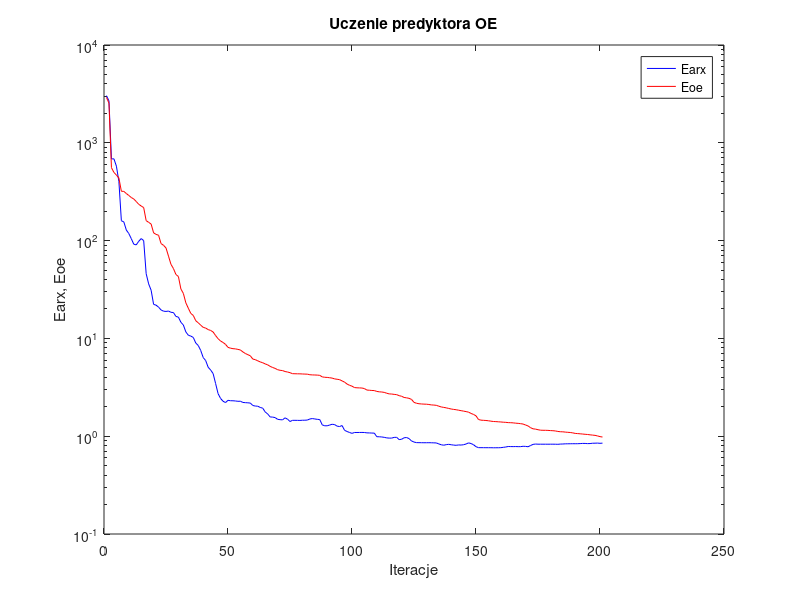
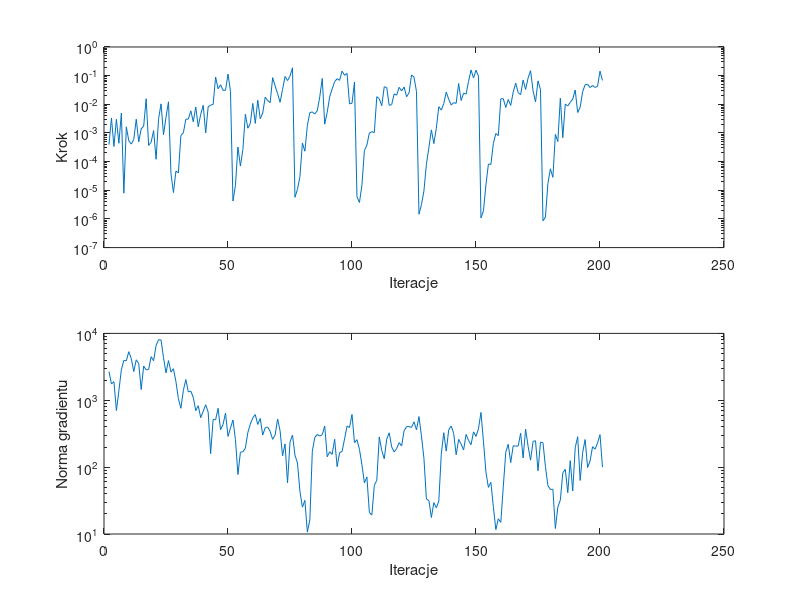

Recreate these plots in MATLAB, in order.
%uczenie predyktora oe
clear all;
n=0; farx(n+1)=3.036215e+003; foe(n+1)=2.906938e+003; wspucz(n+1)=0.000000e+000; ng(n+1)=0.000000e+000;
%odnowa zmiennej metryki
n=1; farx(n+1)=2.683069e+003; foe(n+1)=2.543790e+003; krok(n+1)=3.909299e-004; ng(n+1)=2.696654e+003;
n=2; farx(n+1)=6.844406e+002; foe(n+1)=5.570553e+002; krok(n+1)=3.334617e-003; ng(n+1)=1.750730e+003;
n=3; farx(n+1)=6.857392e+002; foe(n+1)=4.977912e+002; krok(n+1)=3.383827e-004; ng(n+1)=1.900876e+003;
n=4; farx(n+1)=5.769987e+002; foe(n+1)=4.677191e+002; krok(n+1)=2.990450e-003; ng(n+1)=7.008665e+002;
n=5; farx(n+1)=4.031647e+002; foe(n+1)=4.370908e+002; krok(n+1)=4.375567e-004; ng(n+1)=1.390841e+003;
n=6; farx(n+1)=1.596561e+002; foe(n+1)=3.194497e+002; krok(n+1)=4.926484e-003; ng(n+1)=2.854763e+003;
n=7; farx(n+1)=1.550749e+002; foe(n+1)=3.186096e+002; krok(n+1)=7.920990e-006; ng(n+1)=3.946560e+003;
n=8; farx(n+1)=1.282601e+002; foe(n+1)=3.030234e+002; krok(n+1)=1.635770e-003; ng(n+1)=3.903301e+003;
n=9; farx(n+1)=1.180936e+002; foe(n+1)=2.892701e+002; krok(n+1)=5.333789e-004; ng(n+1)=5.325119e+003;
n=10; farx(n+1)=1.047278e+002; foe(n+1)=2.759643e+002; krok(n+1)=4.090422e-004; ng(n+1)=4.183654e+003;
n=11; farx(n+1)=9.187422e+001; foe(n+1)=2.661721e+002; krok(n+1)=5.939298e-004; ng(n+1)=2.688059e+003;
n=12; farx(n+1)=9.045691e+001; foe(n+1)=2.511274e+002; krok(n+1)=3.011555e-003; ng(n+1)=4.025541e+003;
n=13; farx(n+1)=9.839160e+001; foe(n+1)=2.349778e+002; krok(n+1)=4.912482e-004; ng(n+1)=3.537044e+003;
n=14; farx(n+1)=1.049138e+002; foe(n+1)=2.259084e+002; krok(n+1)=1.389400e-003; ng(n+1)=1.447859e+003;
n=15; farx(n+1)=9.995792e+001; foe(n+1)=2.175357e+002; krok(n+1)=1.750227e-003; ng(n+1)=3.253552e+003;
n=16; farx(n+1)=4.591765e+001; foe(n+1)=1.599457e+002; krok(n+1)=1.569591e-002; ng(n+1)=2.847860e+003;
n=17; farx(n+1)=3.609977e+001; foe(n+1)=1.537509e+002; krok(n+1)=3.679918e-004; ng(n+1)=2.889760e+003;
n=18; farx(n+1)=3.109604e+001; foe(n+1)=1.476668e+002; krok(n+1)=4.770094e-004; ng(n+1)=4.487695e+003;
n=19; farx(n+1)=2.228478e+001; foe(n+1)=1.200115e+002; krok(n+1)=1.207660e-003; ng(n+1)=3.906854e+003;
n=20; farx(n+1)=2.187651e+001; foe(n+1)=1.157649e+002; krok(n+1)=1.209232e-004; ng(n+1)=6.627517e+003;
n=21; farx(n+1)=2.086880e+001; foe(n+1)=1.134757e+002; krok(n+1)=3.113587e-003; ng(n+1)=8.052160e+003;
n=22; farx(n+1)=1.955139e+001; foe(n+1)=9.324070e+001; krok(n+1)=1.034736e-002; ng(n+1)=7.982477e+003;
n=23; farx(n+1)=1.898813e+001; foe(n+1)=8.952067e+001; krok(n+1)=8.684522e-004; ng(n+1)=4.327417e+003;
n=24; farx(n+1)=1.886751e+001; foe(n+1)=8.414632e+001; krok(n+1)=3.559503e-003; ng(n+1)=2.569572e+003;
n=25; farx(n+1)=1.903859e+001; foe(n+1)=6.941183e+001; krok(n+1)=1.226153e-002; ng(n+1)=3.922100e+003;
%odnowa zmiennej metryki
n=26; farx(n+1)=1.849279e+001; foe(n+1)=5.718765e+001; krok(n+1)=3.806275e-005; ng(n+1)=2.641077e+003;
n=27; farx(n+1)=1.837745e+001; foe(n+1)=5.180264e+001; krok(n+1)=8.329312e-006; ng(n+1)=2.961573e+003;
n=28; farx(n+1)=1.677219e+001; foe(n+1)=4.501631e+001; krok(n+1)=4.673612e-005; ng(n+1)=1.900912e+003;
n=29; farx(n+1)=1.650665e+001; foe(n+1)=4.294849e+001; krok(n+1)=4.041022e-005; ng(n+1)=1.054754e+003;
n=30; farx(n+1)=1.462806e+001; foe(n+1)=3.204240e+001; krok(n+1)=8.145474e-004; ng(n+1)=7.584468e+002;
n=31; farx(n+1)=1.370981e+001; foe(n+1)=2.883745e+001; krok(n+1)=1.016331e-003; ng(n+1)=1.410718e+003;
n=32; farx(n+1)=1.165226e+001; foe(n+1)=2.309441e+001; krok(n+1)=3.017589e-003; ng(n+1)=2.041561e+003;
n=33; farx(n+1)=1.076853e+001; foe(n+1)=2.035417e+001; krok(n+1)=3.050294e-003; ng(n+1)=1.331678e+003;
n=34; farx(n+1)=1.056169e+001; foe(n+1)=1.800878e+001; krok(n+1)=5.946996e-003; ng(n+1)=1.370732e+003;
n=35; farx(n+1)=1.023250e+001; foe(n+1)=1.717260e+001; krok(n+1)=2.456077e-003; ng(n+1)=1.099571e+003;
n=36; farx(n+1)=8.969742e+000; foe(n+1)=1.515244e+001; krok(n+1)=8.053672e-003; ng(n+1)=7.005261e+002;
n=37; farx(n+1)=8.462428e+000; foe(n+1)=1.444187e+001; krok(n+1)=1.651908e-003; ng(n+1)=8.282415e+002;
n=38; farx(n+1)=7.524525e+000; foe(n+1)=1.365624e+001; krok(n+1)=4.481633e-003; ng(n+1)=5.490967e+002;
n=39; farx(n+1)=6.371334e+000; foe(n+1)=1.296914e+001; krok(n+1)=9.240905e-003; ng(n+1)=6.838327e+002;
n=40; farx(n+1)=5.932037e+000; foe(n+1)=1.274886e+001; krok(n+1)=9.977322e-004; ng(n+1)=8.565263e+002;
n=41; farx(n+1)=5.071119e+000; foe(n+1)=1.230737e+001; krok(n+1)=8.180929e-003; ng(n+1)=6.667147e+002;
n=42; farx(n+1)=4.750538e+000; foe(n+1)=1.205873e+001; krok(n+1)=9.424758e-003; ng(n+1)=1.591206e+002;
n=43; farx(n+1)=4.367522e+000; foe(n+1)=1.162707e+001; krok(n+1)=9.793864e-003; ng(n+1)=5.178613e+002;
n=44; farx(n+1)=3.456260e+000; foe(n+1)=1.068780e+001; krok(n+1)=8.973318e-002; ng(n+1)=5.102170e+002;
n=45; farx(n+1)=2.724275e+000; foe(n+1)=9.935288e+000; krok(n+1)=3.500452e-002; ng(n+1)=7.565308e+002;
n=46; farx(n+1)=2.433405e+000; foe(n+1)=9.400639e+000; krok(n+1)=4.828142e-002; ng(n+1)=3.621625e+002;
n=47; farx(n+1)=2.276767e+000; foe(n+1)=9.091310e+000; krok(n+1)=3.054889e-002; ng(n+1)=4.344936e+002;
n=48; farx(n+1)=2.208008e+000; foe(n+1)=8.687863e+000; krok(n+1)=3.104078e-002; ng(n+1)=6.428144e+002;
n=49; farx(n+1)=2.327490e+000; foe(n+1)=8.096335e+000; krok(n+1)=1.135981e-001; ng(n+1)=2.877113e+002;
n=50; farx(n+1)=2.305946e+000; foe(n+1)=7.947152e+000; krok(n+1)=2.811708e-002; ng(n+1)=3.837864e+002;
%odnowa zmiennej metryki
n=51; farx(n+1)=2.303038e+000; foe(n+1)=7.852037e+000; krok(n+1)=4.211819e-006; ng(n+1)=5.075532e+002;
n=52; farx(n+1)=2.292175e+000; foe(n+1)=7.813318e+000; krok(n+1)=1.482745e-005; ng(n+1)=2.580143e+002;
n=53; farx(n+1)=2.273949e+000; foe(n+1)=7.720880e+000; krok(n+1)=3.232817e-004; ng(n+1)=7.765317e+001;
n=54; farx(n+1)=2.278338e+000; foe(n+1)=7.614347e+000; krok(n+1)=7.005353e-005; ng(n+1)=1.671049e+002;
n=55; farx(n+1)=2.213932e+000; foe(n+1)=7.273203e+000; krok(n+1)=2.662021e-004; ng(n+1)=1.707035e+002;
n=56; farx(n+1)=2.203461e+000; foe(n+1)=7.009747e+000; krok(n+1)=4.498477e-003; ng(n+1)=1.914044e+002;
n=57; farx(n+1)=2.195053e+000; foe(n+1)=6.816754e+000; krok(n+1)=1.462416e-003; ng(n+1)=3.296416e+002;
n=58; farx(n+1)=2.181459e+000; foe(n+1)=6.638631e+000; krok(n+1)=2.168031e-003; ng(n+1)=4.415084e+002;
n=59; farx(n+1)=2.061659e+000; foe(n+1)=6.149288e+000; krok(n+1)=1.073668e-002; ng(n+1)=5.442006e+002;
n=60; farx(n+1)=2.033854e+000; foe(n+1)=6.063966e+000; krok(n+1)=2.156451e-003; ng(n+1)=6.095777e+002;
n=61; farx(n+1)=2.026409e+000; foe(n+1)=5.898334e+000; krok(n+1)=1.384117e-002; ng(n+1)=4.349111e+002;
n=62; farx(n+1)=1.968109e+000; foe(n+1)=5.749218e+000; krok(n+1)=3.128460e-003; ng(n+1)=5.344523e+002;
n=63; farx(n+1)=1.934776e+000; foe(n+1)=5.637738e+000; krok(n+1)=4.969883e-003; ng(n+1)=3.018863e+002;
n=64; farx(n+1)=1.770489e+000; foe(n+1)=5.486657e+000; krok(n+1)=1.779884e-002; ng(n+1)=3.882987e+002;
n=65; farx(n+1)=1.688037e+000; foe(n+1)=5.364430e+000; krok(n+1)=1.333847e-002; ng(n+1)=3.973359e+002;
n=66; farx(n+1)=1.572874e+000; foe(n+1)=5.177849e+000; krok(n+1)=1.142218e-002; ng(n+1)=3.422191e+002;
n=67; farx(n+1)=1.568230e+000; foe(n+1)=5.040523e+000; krok(n+1)=8.509079e-002; ng(n+1)=2.605800e+002;
n=68; farx(n+1)=1.549225e+000; foe(n+1)=4.936798e+000; krok(n+1)=4.382471e-002; ng(n+1)=3.011201e+002;
n=69; farx(n+1)=1.488123e+000; foe(n+1)=4.788440e+000; krok(n+1)=2.366211e-002; ng(n+1)=5.250255e+002;
n=70; farx(n+1)=1.475981e+000; foe(n+1)=4.718528e+000; krok(n+1)=1.177574e-002; ng(n+1)=3.489162e+002;
n=71; farx(n+1)=1.469524e+000; foe(n+1)=4.688214e+000; krok(n+1)=3.329590e-002; ng(n+1)=1.477499e+002;
n=72; farx(n+1)=1.541918e+000; foe(n+1)=4.584950e+000; krok(n+1)=9.406594e-002; ng(n+1)=2.225684e+002;
n=73; farx(n+1)=1.493739e+000; foe(n+1)=4.532809e+000; krok(n+1)=6.741320e-002; ng(n+1)=5.828219e+001;
n=74; farx(n+1)=1.412794e+000; foe(n+1)=4.463059e+000; krok(n+1)=9.630670e-002; ng(n+1)=2.371464e+002;
n=75; farx(n+1)=1.453096e+000; foe(n+1)=4.358718e+000; krok(n+1)=1.881319e-001; ng(n+1)=3.019104e+002;
%odnowa zmiennej metryki
n=76; farx(n+1)=1.453196e+000; foe(n+1)=4.351241e+000; krok(n+1)=5.705400e-006; ng(n+1)=1.508562e+002;
n=77; farx(n+1)=1.451869e+000; foe(n+1)=4.344601e+000; krok(n+1)=1.069939e-005; ng(n+1)=1.157939e+002;
n=78; farx(n+1)=1.449965e+000; foe(n+1)=4.341975e+000; krok(n+1)=2.992557e-005; ng(n+1)=4.365008e+001;
n=79; farx(n+1)=1.456018e+000; foe(n+1)=4.328112e+000; krok(n+1)=4.465626e-004; ng(n+1)=2.520619e+001;
n=80; farx(n+1)=1.457079e+000; foe(n+1)=4.316459e+000; krok(n+1)=2.308086e-004; ng(n+1)=3.185938e+001;
n=81; farx(n+1)=1.462879e+000; foe(n+1)=4.308622e+000; krok(n+1)=1.830478e-003; ng(n+1)=1.066981e+001;
n=82; farx(n+1)=1.500287e+000; foe(n+1)=4.250996e+000; krok(n+1)=5.123414e-003; ng(n+1)=1.627908e+001;
n=83; farx(n+1)=1.514885e+000; foe(n+1)=4.233182e+000; krok(n+1)=5.433546e-003; ng(n+1)=1.731994e+002;
n=84; farx(n+1)=1.500801e+000; foe(n+1)=4.225716e+000; krok(n+1)=4.564205e-003; ng(n+1)=2.783301e+002;
n=85; farx(n+1)=1.487465e+000; foe(n+1)=4.214175e+000; krok(n+1)=5.982223e-003; ng(n+1)=3.080173e+002;
n=86; farx(n+1)=1.479209e+000; foe(n+1)=4.191999e+000; krok(n+1)=1.829287e-002; ng(n+1)=2.917397e+002;
n=87; farx(n+1)=1.305683e+000; foe(n+1)=4.040760e+000; krok(n+1)=7.964480e-002; ng(n+1)=3.048241e+002;
n=88; farx(n+1)=1.278147e+000; foe(n+1)=4.004058e+000; krok(n+1)=2.027075e-003; ng(n+1)=4.121002e+002;
n=89; farx(n+1)=1.278244e+000; foe(n+1)=3.991126e+000; krok(n+1)=5.269205e-003; ng(n+1)=1.427937e+002;
n=90; farx(n+1)=1.300667e+000; foe(n+1)=3.960964e+000; krok(n+1)=1.835014e-002; ng(n+1)=1.698219e+002;
n=91; farx(n+1)=1.324862e+000; foe(n+1)=3.927469e+000; krok(n+1)=3.432277e-002; ng(n+1)=1.554014e+002;
n=92; farx(n+1)=1.313944e+000; foe(n+1)=3.854250e+000; krok(n+1)=6.128758e-002; ng(n+1)=2.613525e+002;
n=93; farx(n+1)=1.266555e+000; foe(n+1)=3.821716e+000; krok(n+1)=7.815941e-002; ng(n+1)=1.016047e+002;
n=94; farx(n+1)=1.255774e+000; foe(n+1)=3.784877e+000; krok(n+1)=6.864555e-002; ng(n+1)=1.645894e+002;
n=95; farx(n+1)=1.285088e+000; foe(n+1)=3.677962e+000; krok(n+1)=1.446686e-001; ng(n+1)=1.719307e+002;
n=96; farx(n+1)=1.148526e+000; foe(n+1)=3.572507e+000; krok(n+1)=1.032026e-001; ng(n+1)=2.642466e+002;
n=97; farx(n+1)=1.117435e+000; foe(n+1)=3.414382e+000; krok(n+1)=1.196783e-001; ng(n+1)=4.102017e+002;
n=98; farx(n+1)=1.091524e+000; foe(n+1)=3.316369e+000; krok(n+1)=1.033570e-002; ng(n+1)=3.919353e+002;
n=99; farx(n+1)=1.069305e+000; foe(n+1)=3.248076e+000; krok(n+1)=1.086709e-002; ng(n+1)=6.130113e+002;
n=100; farx(n+1)=1.091241e+000; foe(n+1)=3.142507e+000; krok(n+1)=6.004768e-002; ng(n+1)=2.325511e+002;
%odnowa zmiennej metryki
n=101; farx(n+1)=1.091370e+000; foe(n+1)=3.125039e+000; krok(n+1)=5.906101e-006; ng(n+1)=2.574347e+002;
n=102; farx(n+1)=1.091965e+000; foe(n+1)=3.118331e+000; krok(n+1)=3.765143e-006; ng(n+1)=1.846818e+002;
n=103; farx(n+1)=1.092869e+000; foe(n+1)=3.109624e+000; krok(n+1)=1.504078e-005; ng(n+1)=1.084818e+002;
n=104; farx(n+1)=1.091273e+000; foe(n+1)=3.069325e+000; krok(n+1)=2.431917e-004; ng(n+1)=5.817325e+001;
n=105; farx(n+1)=1.081780e+000; foe(n+1)=2.963914e+000; krok(n+1)=3.766475e-004; ng(n+1)=7.134284e+001;
n=106; farx(n+1)=1.080453e+000; foe(n+1)=2.951398e+000; krok(n+1)=9.915259e-004; ng(n+1)=2.099490e+001;
n=107; farx(n+1)=1.076904e+000; foe(n+1)=2.934662e+000; krok(n+1)=1.104943e-003; ng(n+1)=1.922501e+001;
n=108; farx(n+1)=1.075209e+000; foe(n+1)=2.928805e+000; krok(n+1)=1.037622e-003; ng(n+1)=5.352763e+001;
n=109; farx(n+1)=9.878786e-001; foe(n+1)=2.869609e+000; krok(n+1)=1.842644e-002; ng(n+1)=6.347004e+001;
n=110; farx(n+1)=9.868947e-001; foe(n+1)=2.843303e+000; krok(n+1)=1.548285e-002; ng(n+1)=2.830171e+002;
n=111; farx(n+1)=9.821454e-001; foe(n+1)=2.830776e+000; krok(n+1)=8.899418e-003; ng(n+1)=1.768616e+002;
n=112; farx(n+1)=9.735770e-001; foe(n+1)=2.805399e+000; krok(n+1)=4.086147e-002; ng(n+1)=1.332973e+002;
n=113; farx(n+1)=9.612002e-001; foe(n+1)=2.749554e+000; krok(n+1)=3.854743e-002; ng(n+1)=2.627271e+002;
n=114; farx(n+1)=9.562036e-001; foe(n+1)=2.707735e+000; krok(n+1)=9.201482e-003; ng(n+1)=3.258398e+002;
n=115; farx(n+1)=9.563649e-001; foe(n+1)=2.699169e+000; krok(n+1)=9.749342e-003; ng(n+1)=2.003171e+002;
n=116; farx(n+1)=9.729798e-001; foe(n+1)=2.676514e+000; krok(n+1)=2.307159e-002; ng(n+1)=1.689378e+002;
n=117; farx(n+1)=9.740358e-001; foe(n+1)=2.660766e+000; krok(n+1)=2.080702e-002; ng(n+1)=1.889866e+002;
n=118; farx(n+1)=9.229898e-001; foe(n+1)=2.597767e+000; krok(n+1)=3.907971e-002; ng(n+1)=2.325588e+002;
n=119; farx(n+1)=9.304974e-001; foe(n+1)=2.561701e+000; krok(n+1)=2.928765e-002; ng(n+1)=2.076353e+002;
n=120; farx(n+1)=9.637588e-001; foe(n+1)=2.489558e+000; krok(n+1)=4.017797e-002; ng(n+1)=3.496966e+002;
n=121; farx(n+1)=9.694775e-001; foe(n+1)=2.468467e+000; krok(n+1)=1.840296e-002; ng(n+1)=4.031238e+002;
n=122; farx(n+1)=9.454305e-001; foe(n+1)=2.438899e+000; krok(n+1)=2.501951e-002; ng(n+1)=4.040729e+002;
n=123; farx(n+1)=8.942843e-001; foe(n+1)=2.377368e+000; krok(n+1)=1.057221e-001; ng(n+1)=3.922238e+002;
n=124; farx(n+1)=8.714609e-001; foe(n+1)=2.217639e+000; krok(n+1)=8.877087e-002; ng(n+1)=4.765133e+002;
n=125; farx(n+1)=8.596991e-001; foe(n+1)=2.172172e+000; krok(n+1)=2.788482e-002; ng(n+1)=3.606773e+002;
%odnowa zmiennej metryki
n=126; farx(n+1)=8.588193e-001; foe(n+1)=2.147399e+000; krok(n+1)=1.461689e-006; ng(n+1)=5.705537e+002;
n=127; farx(n+1)=8.580534e-001; foe(n+1)=2.136436e+000; krok(n+1)=3.144657e-006; ng(n+1)=2.930415e+002;
n=128; farx(n+1)=8.573678e-001; foe(n+1)=2.128224e+000; krok(n+1)=9.434846e-006; ng(n+1)=1.357141e+002;
n=129; farx(n+1)=8.576039e-001; foe(n+1)=2.124186e+000; krok(n+1)=8.074766e-005; ng(n+1)=3.334506e+001;
n=130; farx(n+1)=8.581331e-001; foe(n+1)=2.110386e+000; krok(n+1)=3.109358e-004; ng(n+1)=3.165023e+001;
n=131; farx(n+1)=8.569568e-001; foe(n+1)=2.088735e+000; krok(n+1)=1.282071e-003; ng(n+1)=1.764764e+001;
n=132; farx(n+1)=8.551725e-001; foe(n+1)=2.081812e+000; krok(n+1)=4.270496e-004; ng(n+1)=2.948684e+001;
n=133; farx(n+1)=8.532540e-001; foe(n+1)=2.068145e+000; krok(n+1)=1.464637e-003; ng(n+1)=2.467886e+001;
n=134; farx(n+1)=8.338357e-001; foe(n+1)=2.026686e+000; krok(n+1)=8.252113e-003; ng(n+1)=3.101671e+001;
n=135; farx(n+1)=8.171768e-001; foe(n+1)=1.991143e+000; krok(n+1)=6.281400e-003; ng(n+1)=1.563171e+002;
n=136; farx(n+1)=8.089702e-001; foe(n+1)=1.970137e+000; krok(n+1)=1.056509e-002; ng(n+1)=3.274032e+002;
n=137; farx(n+1)=8.197827e-001; foe(n+1)=1.950097e+000; krok(n+1)=2.672451e-002; ng(n+1)=1.735870e+002;
n=138; farx(n+1)=8.258759e-001; foe(n+1)=1.922056e+000; krok(n+1)=1.495979e-002; ng(n+1)=3.619856e+002;
n=139; farx(n+1)=8.177146e-001; foe(n+1)=1.897286e+000; krok(n+1)=9.424758e-003; ng(n+1)=4.131957e+002;
n=140; farx(n+1)=8.113224e-001; foe(n+1)=1.879029e+000; krok(n+1)=1.142218e-002; ng(n+1)=3.198314e+002;
n=141; farx(n+1)=8.070251e-001; foe(n+1)=1.865422e+000; krok(n+1)=1.082825e-002; ng(n+1)=1.530946e+002;
n=142; farx(n+1)=8.143263e-001; foe(n+1)=1.844023e+000; krok(n+1)=5.335388e-002; ng(n+1)=2.598311e+002;
n=143; farx(n+1)=8.119918e-001; foe(n+1)=1.824643e+000; krok(n+1)=1.354728e-002; ng(n+1)=2.214584e+002;
n=144; farx(n+1)=8.183982e-001; foe(n+1)=1.804513e+000; krok(n+1)=2.439969e-002; ng(n+1)=1.802798e+002;
n=145; farx(n+1)=8.322445e-001; foe(n+1)=1.784849e+000; krok(n+1)=2.265123e-002; ng(n+1)=3.077829e+002;
n=146; farx(n+1)=8.542521e-001; foe(n+1)=1.761881e+000; krok(n+1)=6.345766e-002; ng(n+1)=2.506092e+002;
n=147; farx(n+1)=8.415228e-001; foe(n+1)=1.709166e+000; krok(n+1)=1.571889e-001; ng(n+1)=2.165242e+002;
n=148; farx(n+1)=8.186272e-001; foe(n+1)=1.669585e+000; krok(n+1)=8.333356e-002; ng(n+1)=3.369331e+002;
n=149; farx(n+1)=7.814441e-001; foe(n+1)=1.615104e+000; krok(n+1)=1.548452e-001; ng(n+1)=2.879729e+002;
n=150; farx(n+1)=7.638979e-001; foe(n+1)=1.481946e+000; krok(n+1)=9.599621e-002; ng(n+1)=3.754256e+002;
%odnowa zmiennej metryki
n=151; farx(n+1)=7.634615e-001; foe(n+1)=1.458844e+000; krok(n+1)=1.083994e-006; ng(n+1)=6.578428e+002;
n=152; farx(n+1)=7.631922e-001; foe(n+1)=1.453493e+000; krok(n+1)=1.905621e-006; ng(n+1)=2.438683e+002;
n=153; farx(n+1)=7.627734e-001; foe(n+1)=1.447770e+000; krok(n+1)=1.528126e-005; ng(n+1)=8.449587e+001;
n=154; farx(n+1)=7.628098e-001; foe(n+1)=1.438451e+000; krok(n+1)=8.233132e-005; ng(n+1)=4.979117e+001;
n=155; farx(n+1)=7.625987e-001; foe(n+1)=1.424737e+000; krok(n+1)=7.964429e-005; ng(n+1)=5.936832e+001;
n=156; farx(n+1)=7.613786e-001; foe(n+1)=1.414208e+000; krok(n+1)=4.356528e-004; ng(n+1)=2.560720e+001;
n=157; farx(n+1)=7.617942e-001; foe(n+1)=1.410062e+000; krok(n+1)=9.578186e-004; ng(n+1)=1.163138e+001;
n=158; farx(n+1)=7.620361e-001; foe(n+1)=1.403850e+000; krok(n+1)=8.058731e-004; ng(n+1)=1.687988e+001;
n=159; farx(n+1)=7.633543e-001; foe(n+1)=1.398159e+000; krok(n+1)=1.552039e-002; ng(n+1)=1.490611e+001;
n=160; farx(n+1)=7.695075e-001; foe(n+1)=1.390359e+000; krok(n+1)=1.572069e-002; ng(n+1)=5.084942e+001;
n=161; farx(n+1)=7.755389e-001; foe(n+1)=1.385761e+000; krok(n+1)=7.713140e-003; ng(n+1)=1.667450e+002;
n=162; farx(n+1)=7.847473e-001; foe(n+1)=1.376824e+000; krok(n+1)=1.473291e-002; ng(n+1)=2.198298e+002;
n=163; farx(n+1)=7.833173e-001; foe(n+1)=1.374163e+000; krok(n+1)=9.128410e-003; ng(n+1)=1.170631e+002;
n=164; farx(n+1)=7.827042e-001; foe(n+1)=1.368998e+000; krok(n+1)=2.667694e-002; ng(n+1)=2.085166e+002;
n=165; farx(n+1)=7.837823e-001; foe(n+1)=1.359017e+000; krok(n+1)=5.507794e-002; ng(n+1)=2.063811e+002;
n=166; farx(n+1)=7.819732e-001; foe(n+1)=1.352956e+000; krok(n+1)=2.539936e-002; ng(n+1)=2.066289e+002;
n=167; farx(n+1)=7.822484e-001; foe(n+1)=1.342948e+000; krok(n+1)=2.178313e-002; ng(n+1)=3.209744e+002;
n=168; farx(n+1)=7.888461e-001; foe(n+1)=1.331509e+000; krok(n+1)=6.995615e-002; ng(n+1)=1.373854e+002;
n=169; farx(n+1)=7.865168e-001; foe(n+1)=1.301446e+000; krok(n+1)=3.300845e-002; ng(n+1)=3.700402e+002;
n=170; farx(n+1)=7.801350e-001; foe(n+1)=1.272629e+000; krok(n+1)=8.277891e-002; ng(n+1)=2.055825e+002;
n=171; farx(n+1)=8.029696e-001; foe(n+1)=1.222037e+000; krok(n+1)=1.492580e-001; ng(n+1)=1.271546e+002;
n=172; farx(n+1)=8.248780e-001; foe(n+1)=1.189961e+000; krok(n+1)=2.981463e-002; ng(n+1)=2.420406e+002;
n=173; farx(n+1)=8.314600e-001; foe(n+1)=1.181393e+000; krok(n+1)=1.204622e-002; ng(n+1)=2.482650e+002;
n=174; farx(n+1)=8.284734e-001; foe(n+1)=1.165247e+000; krok(n+1)=6.563449e-002; ng(n+1)=8.815416e+001;
n=175; farx(n+1)=8.284476e-001; foe(n+1)=1.152064e+000; krok(n+1)=3.251545e-002; ng(n+1)=2.354795e+002;
%odnowa zmiennej metryki
n=176; farx(n+1)=8.283737e-001; foe(n+1)=1.149608e+000; krok(n+1)=8.613172e-007; ng(n+1)=2.323755e+002;
n=177; farx(n+1)=8.283472e-001; foe(n+1)=1.149056e+000; krok(n+1)=1.160337e-006; ng(n+1)=1.013062e+002;
n=178; farx(n+1)=8.282143e-001; foe(n+1)=1.146736e+000; krok(n+1)=1.743790e-005; ng(n+1)=5.281440e+001;
n=179; farx(n+1)=8.285653e-001; foe(n+1)=1.141611e+000; krok(n+1)=5.618497e-005; ng(n+1)=4.632934e+001;
n=180; farx(n+1)=8.286689e-001; foe(n+1)=1.138175e+000; krok(n+1)=2.832743e-005; ng(n+1)=4.690472e+001;
n=181; farx(n+1)=8.280935e-001; foe(n+1)=1.131702e+000; krok(n+1)=8.931252e-004; ng(n+1)=1.208107e+001;
n=182; farx(n+1)=8.263118e-001; foe(n+1)=1.118658e+000; krok(n+1)=5.014459e-004; ng(n+1)=2.537690e+001;
n=183; farx(n+1)=8.309501e-001; foe(n+1)=1.110959e+000; krok(n+1)=1.625772e-002; ng(n+1)=3.210387e+001;
n=184; farx(n+1)=8.322869e-001; foe(n+1)=1.109066e+000; krok(n+1)=6.847610e-004; ng(n+1)=8.202911e+001;
n=185; farx(n+1)=8.357457e-001; foe(n+1)=1.101442e+000; krok(n+1)=1.019447e-002; ng(n+1)=9.271194e+001;
n=186; farx(n+1)=8.363932e-001; foe(n+1)=1.095796e+000; krok(n+1)=8.744518e-003; ng(n+1)=4.155354e+001;
n=187; farx(n+1)=8.372362e-001; foe(n+1)=1.091134e+000; krok(n+1)=1.165911e-002; ng(n+1)=1.251032e+002;
n=188; farx(n+1)=8.379365e-001; foe(n+1)=1.081744e+000; krok(n+1)=1.527445e-002; ng(n+1)=4.391109e+001;
n=189; farx(n+1)=8.377125e-001; foe(n+1)=1.068089e+000; krok(n+1)=3.153338e-002; ng(n+1)=1.948898e+002;
n=190; farx(n+1)=8.381324e-001; foe(n+1)=1.063514e+000; krok(n+1)=5.167850e-003; ng(n+1)=2.853845e+002;
n=191; farx(n+1)=8.404838e-001; foe(n+1)=1.058272e+000; krok(n+1)=7.883344e-003; ng(n+1)=6.323149e+001;
n=192; farx(n+1)=8.437657e-001; foe(n+1)=1.052265e+000; krok(n+1)=2.741623e-002; ng(n+1)=1.655126e+002;
n=193; farx(n+1)=8.432436e-001; foe(n+1)=1.045938e+000; krok(n+1)=4.815335e-002; ng(n+1)=2.588903e+002;
n=194; farx(n+1)=8.399191e-001; foe(n+1)=1.041152e+000; krok(n+1)=4.973429e-002; ng(n+1)=9.880836e+001;
n=195; farx(n+1)=8.412607e-001; foe(n+1)=1.033058e+000; krok(n+1)=3.836134e-002; ng(n+1)=1.237273e+002;
n=196; farx(n+1)=8.473933e-001; foe(n+1)=1.026205e+000; krok(n+1)=4.560093e-002; ng(n+1)=2.022525e+002;
n=197; farx(n+1)=8.482591e-001; foe(n+1)=1.019883e+000; krok(n+1)=3.882853e-002; ng(n+1)=1.853638e+002;
n=198; farx(n+1)=8.504159e-001; foe(n+1)=1.006332e+000; krok(n+1)=4.215364e-002; ng(n+1)=2.287853e+002;
n=199; farx(n+1)=8.456408e-001; foe(n+1)=9.903650e-001; krok(n+1)=1.433103e-001; ng(n+1)=3.059762e+002;
n=200; farx(n+1)=8.494534e-001; foe(n+1)=9.804083e-001; krok(n+1)=6.813219e-002; ng(n+1)=1.001343e+002;

figure; semilogy(farx,'b'); hold on; semilogy(foe,'r'); xlabel('Iteracje'); ylabel('Earx, Eoe'); legend('Earx','Eoe'); title('Uczenie predyktora OE');
figure; subplot(2,1,1); semilogy(krok); xlabel('Iteracje'); ylabel('Krok');
subplot(2,1,2); semilogy(ng); xlabel('Iteracje'); ylabel('Norma gradientu');
Earx=farx(n+1)
Eoe=foe(n+1)
